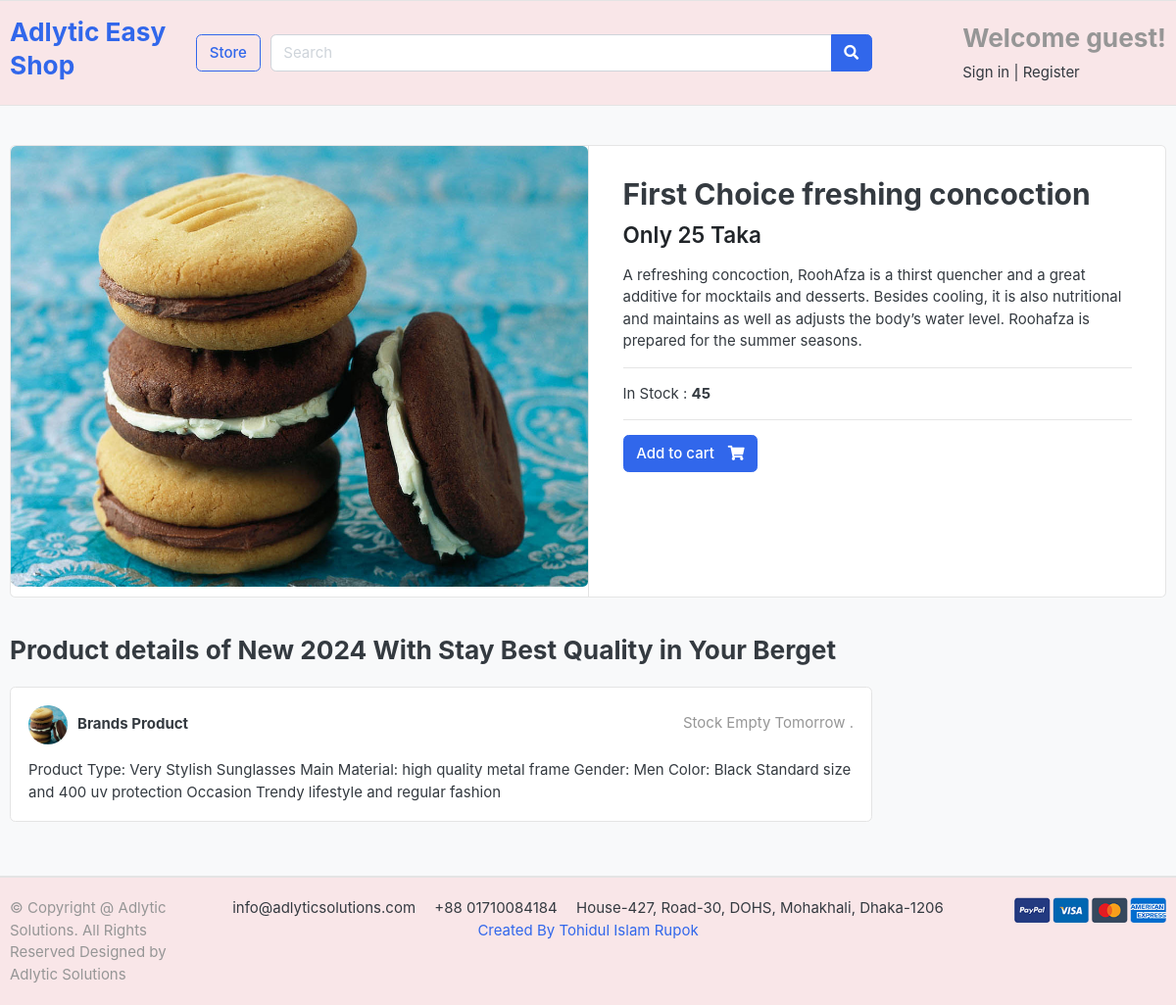
Page /store/product_detail/first-choice/ on the committed database.
### store/models.py (models this page shows, shortened)
class Product(models.Model):
    Produc_name = models.CharField( max_length=100, unique = True )
    slug = models.SlugField(max_length=200, unique=True)
    description = models.TextField(max_length=500, unique = True)
    price = models.IntegerField()
    image = models.ImageField(upload_to='photos/products')
    stock = models.IntegerField(null = True)
    is_availble = models.BooleanField(default = True)

### store/views.py (the view)
# urls.py: path('product_detail/<slug:product_slug>/', views.product_detail ,name='product_detail'),
def product_detail(request, product_slug):
    single_product = Product.objects.get(slug = product_slug)
    return render(request, 'store/product-detail.html', {'product' : single_product})

### store/templates/store/product-detail.html (shortened to what this page needs)
{% extends 'base.html' %}
{% block body%}
<section class="section-content padding-y bg">
      <div class="container">
        <div class="card">
          <div class="row no-gutters">
            <aside class="col-md-6">
              <article class="gallery-wrap">
                <div class="img-big-wrap">
                  <a href="#"><img src="{{product.image.url}}" /></a>
                </div>
              </article>
            </aside>
            <main class="col-md-6 border-left">
              <article class="content-body">
                <h2 class="title">{{product.Produc_name}}</h2>
                <div class="mb-3">
                  <var class="price h4">Only {{product.price}} Taka</var>
                </div>
                <p>
                  {{product.description}}
                </p>
                <hr />
                <p>
                  In Stock : <b>{{product.stock}}</b>
                </p>
                <hr />
                <form method="post">
                  <a href="{% url 'add_cart' product.id %}" class="btn btn-primary">
                    <span class="text">Add to cart</span>
                    <i class="fas fa-shopping-cart"></i>
                  </a>
                </form>
              </article>
            </main>
          </div>
        </div>
        <br />
        <div class="row">
          <div class="col-md-9">
            <header class="section-heading">
              <h3>Product details of New 2024 With Stay Best Quality in Your Berget </h3>
            </header>
            <article class="box mb-3">
              <div class="icontext w-100">
                <img
                  src="{{product.image.url}}"
                  class="img-xs icon rounded-circle"
                />
                <div class="text">
                  <span class="date text-muted float-md-right"
                    >Stock Empty Tomorrow .
                  </span>
                  <h6 class="mb-1">Brands Product</h6>
                </div>
              </div>
              <div class="mt-3">
                <p>
                    Product Type: Very Stylish Sunglasses
                    Main Material: high quality metal frame
                    Gender: Men
                    Color: Black
                    Standard size and 400 uv protection
                    Occasion Trendy lifestyle and regular fashion
                </p>
              </div>
            </article>
          </div>
        </div>
      </div>
    </section>
{% endblock %}

### static/css/ui.css (style rules this page uses)
html { font-family: "Inter", sans-serif; font-size: 15px; }
.content-body { flex: 1 1 auto; padding: 2rem 2.3rem; }
.img-xs, .img-sm, .img-md, .img-lg { -o-object-fit: cover; object-fit: cover; flex-shrink: 0; flex-grow: 0; }
.img-xs { width: 40px; height: 40px; }
.padding-y { padding-top: 40px; padding-bottom: 40px; }
var { font-style: normal; }
article:after, .form-group:after { display: block; clear: both; content: ""; }
.bg { background-color: #f8f9fa; }
.section-heading { margin-bottom: 20px; margin-top: 15px; }
p:last-child { margin-bottom: 0; }
.btn .text + i { margin-left: 10px; }
.icontext { display: inline-flex; align-items: center; vertical-align: middle; }
.icontext .text { width: 100%; line-height: 1.2; }
.icontext .icon { position: relative; margin-right: 10px; flex-shrink: 0; flex-grow: 0; }
.price { font-weight: 600; color: #212529; }
.box { padding: 18px; background: #fff; border-radius: 0.37rem; border: 1px solid #e4e4e4; }
.box img { max-width: 100%; }
.gallery-wrap .img-big-wrap { margin-bottom: 10px; border-radius: 0.37rem; overflow: hidden; background-color: #fff; }
.gallery-wrap .img-big-wrap a { text-align: center; display: block; }
.gallery-wrap .img-big-wrap img { height: 450px; width: auto; display: inline-block; }

### templates/base.html (style rules this page uses)
body { background-color: #F9E6E8 ; }

### rows in the picture
Product: image (picture), Produc_name "First Choice freshing concoction", price "25", description "A refreshing concoction, RoohAfza is a thirst quencher and a great additive for mocktails and desserts. Besides cooling, it is also nutritional and maintains as well as adjusts the body’s water level. Roohafza is prepared for the summer seasons.", stock "45"
